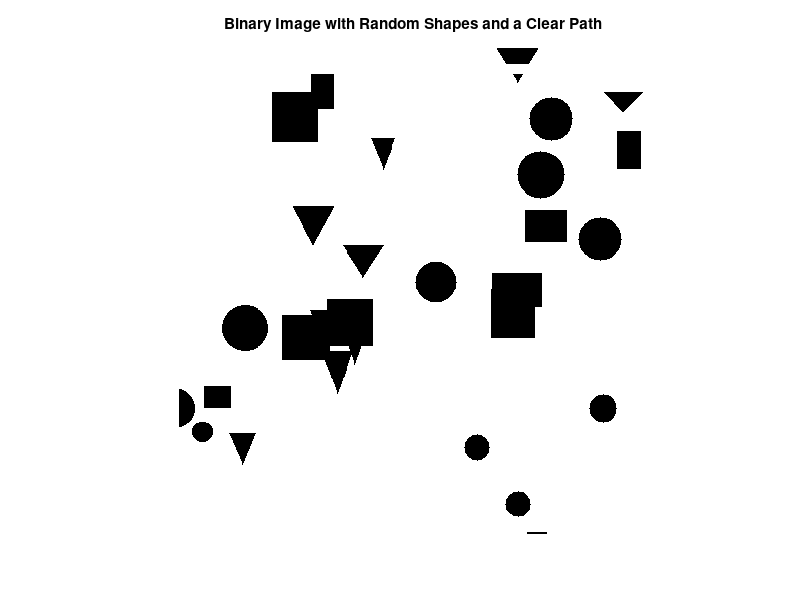

This chart was generated by the following MATLAB code:
% MATLAB script to generate a binary image with circles, squares, rectangles, and triangles

% Set the size of the image
imageSize = 500;

% Create a blank white image
binaryImage = ones(imageSize);

% Number of random shapes
numShapes = 30;

% Generate random shapes
for i = 1:numShapes
    % Random shape type: 1 for rectangle, 2 for circle, 3 for triangle
    shapeType = randi([1, 3]);

    % Random position
    posX = randi([1, imageSize]);
    posY = randi([1, imageSize]);

    % Random size
    sizeX = randi([20, 50]); % Adjust the range as needed
    sizeY = randi([20, 50]); % Adjust the range as needed

    % Add the shape to the image
    if shapeType == 1
        % Rectangle
        binaryImage(posY:posY+sizeY, posX:posX+sizeX) = 0;
    elseif shapeType == 2
        % Circle
        [X, Y] = meshgrid(1:imageSize);
        mask = (X - posX).^2 + (Y - posY).^2 <= (sizeX / 2)^2;
        binaryImage(mask) = 0;
    else
        % Triangle
        triangle = poly2mask([posX, posX+sizeX, posX+sizeX/2], ...
                             [posY, posY, posY+sizeY], imageSize, imageSize);
        binaryImage(triangle) = 0;
    end
end

binaryImage = binaryImage(1:imageSize,1:imageSize);

% Ensure there is a clear path from (1,1) to (500,500)
binaryImage(numShapes-10:numShapes, 1:imageSize) = 1;
binaryImage(1:imageSize, 1:10) = 1;

% Display the generated image
imshow(binaryImage);
title('Binary Image with Random Shapes and a Clear Path');

% Save the image to a file if needed
imwrite(binaryImage, 'random_map.bmp');
